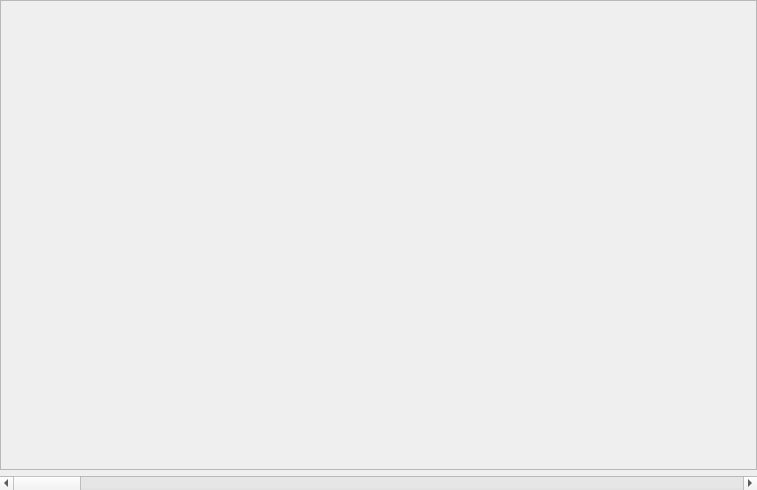
<?xml version="1.0" encoding="UTF-8"?>
<ui version="4.0">
 <class>Viewer</class>
 <widget class="QWidget" name="Viewer">
  <property name="geometry">
   <rect>
    <x>0</x>
    <y>0</y>
    <width>757</width>
    <height>490</height>
   </rect>
  </property>
  <property name="windowTitle">
   <string>Form</string>
  </property>
  <layout class="QVBoxLayout" name="verticalLayout_2">
   <property name="leftMargin">
    <number>0</number>
   </property>
   <property name="topMargin">
    <number>0</number>
   </property>
   <property name="rightMargin">
    <number>0</number>
   </property>
   <property name="bottomMargin">
    <number>0</number>
   </property>
   <item>
    <widget class="QFrame" name="frame_plotter">
     <property name="frameShape">
      <enum>QFrame::StyledPanel</enum>
     </property>
     <property name="frameShadow">
      <enum>QFrame::Raised</enum>
     </property>
     <layout class="QHBoxLayout" name="horizontalLayout">
      <property name="leftMargin">
       <number>0</number>
      </property>
      <property name="topMargin">
       <number>0</number>
      </property>
      <property name="rightMargin">
       <number>0</number>
      </property>
      <property name="bottomMargin">
       <number>0</number>
      </property>
      <item>
       <layout class="QVBoxLayout" name="layout_frame_plotter">
        <property name="spacing">
         <number>0</number>
        </property>
        <property name="leftMargin">
         <number>0</number>
        </property>
        <property name="topMargin">
         <number>0</number>
        </property>
        <property name="rightMargin">
         <number>0</number>
        </property>
        <property name="bottomMargin">
         <number>0</number>
        </property>
       </layout>
      </item>
     </layout>
    </widget>
   </item>
   <item>
    <widget class="QScrollBar" name="time_scrollbar">
     <property name="orientation">
      <enum>Qt::Horizontal</enum>
     </property>
    </widget>
   </item>
  </layout>
 </widget>
 <resources/>
 <connections/>
</ui>
